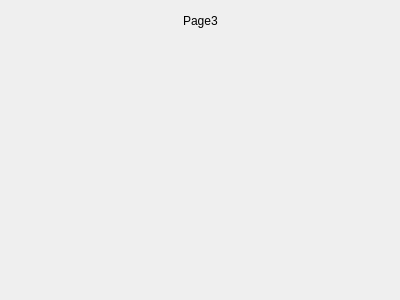
<?xml version="1.0" encoding="UTF-8"?>
<ui version="4.0">
 <class>Page3</class>
 <widget class="QWidget" name="Page3">
  <property name="geometry">
   <rect>
    <x>0</x>
    <y>0</y>
    <width>400</width>
    <height>300</height>
   </rect>
  </property>
  <property name="windowTitle">
   <string>Form</string>
  </property>
  <layout class="QHBoxLayout" name="horizontalLayout_2">
   <item>
    <layout class="QVBoxLayout" name="verticalLayout">
     <item>
      <layout class="QHBoxLayout" name="horizontalLayout">
       <item>
        <spacer name="horizontalSpacer">
         <property name="orientation">
          <enum>Qt::Horizontal</enum>
         </property>
         <property name="sizeHint" stdset="0">
          <size>
           <width>40</width>
           <height>20</height>
          </size>
         </property>
        </spacer>
       </item>
       <item>
        <widget class="QLabel" name="label">
         <property name="text">
          <string>Page3</string>
         </property>
        </widget>
       </item>
       <item>
        <spacer name="horizontalSpacer_2">
         <property name="orientation">
          <enum>Qt::Horizontal</enum>
         </property>
         <property name="sizeHint" stdset="0">
          <size>
           <width>40</width>
           <height>20</height>
          </size>
         </property>
        </spacer>
       </item>
      </layout>
     </item>
     <item>
      <spacer name="verticalSpacer">
       <property name="orientation">
        <enum>Qt::Vertical</enum>
       </property>
       <property name="sizeHint" stdset="0">
        <size>
         <width>20</width>
         <height>40</height>
        </size>
       </property>
      </spacer>
     </item>
    </layout>
   </item>
  </layout>
 </widget>
 <resources/>
 <connections/>
</ui>
